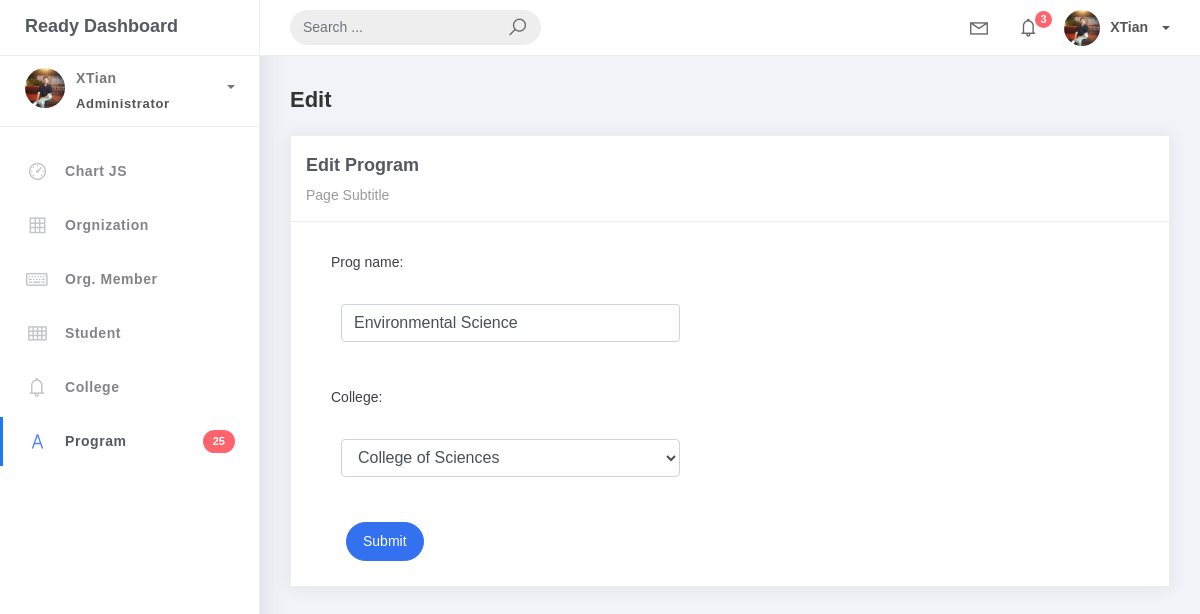
The page /program-list/6/ on the database as committed earlier.
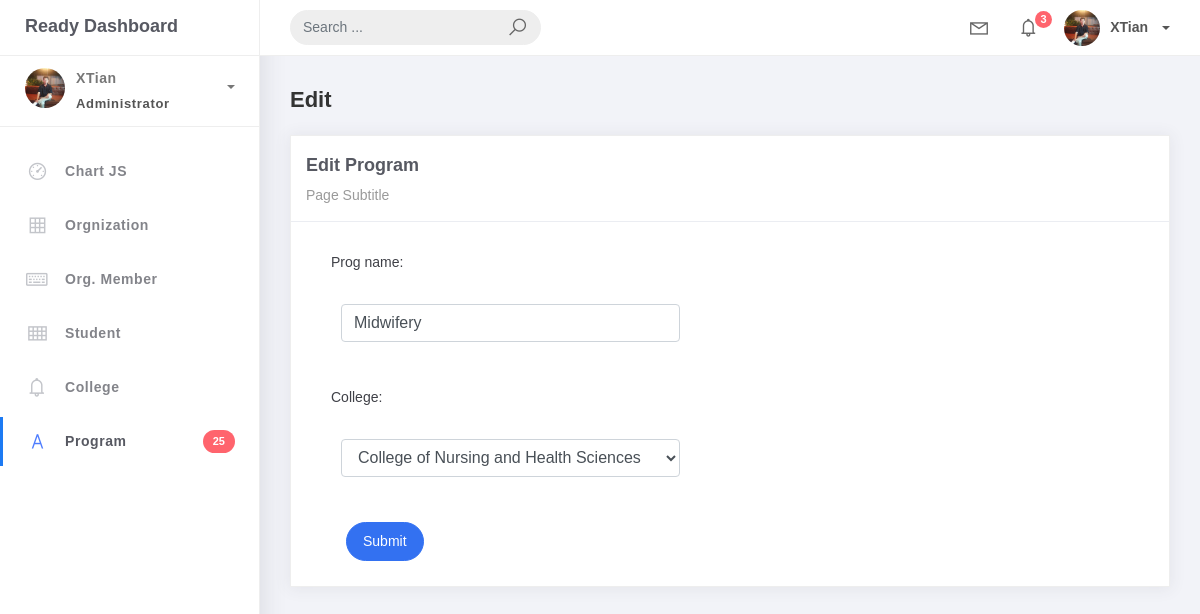
The same page on the database as committed later.
### studentorg/models.py (models this page shows, shortened)
class BaseModel (models.Model):
    created_at = models.DateTimeField (auto_now_add=True, db_index=True)
    update_at = models.DateTimeField (auto_now=True)
    class Meta:
        abstract = True

class Program (BaseModel):
    prog_name = models.CharField(max_length=150)
    college = models.ForeignKey(College, on_delete=models.CASCADE)

### studentorg/views.py (the view)
# urls.py: path('program-list/<pk>/', ProgramUpdateView.as_view(), name='program-update'),
class ProgramUpdateView(UpdateView):
    model = Program
    form_class = ProgramForm
    template_name = 'program_edit.html'
    success_url = reverse_lazy('program-list')

### studentorg/forms.py
class ProgramForm(ModelForm):
    class Meta:
        model = Program
        fields = "__all__"

### studentorg/models.py (called while the page is built)
    def __str__(self):
        return self.college_name

### templates/program_edit.html
{% extends 'base.html' %} {% load static %} {% block content %}
<div class="content">
    <div class="container-fluid">
        <h4 class="page-title">Edit</h4>
        <div class="row">
            <div class="col-md-12">
                <div class="card">
                    <div class="card-header">
                        <div class="card-title">Edit Program</div>
                        <div class="card-category">Page Subtitle</div>
                    </div>
                    <div class="col-md-6">
                        <div class="card-body">
                            <form class="" action="" method="post" novalidate>
                                {% csrf_token %} {% include 'includes/form.html' %}
                                <div class="form-group">
                                    <div class="col-md-12 col-sm-3">
                                        <button type="submit" class="btn btn-primary btn-rounded">Submit</button>
                                    </div>
                                </div>
                            </form>
                        </div>
                    </div>
                </div>
            </div>
        </div>
    </div>
</div>
{% endblock %}

### templates/includes/form.html (shortened to what this page needs)
{% load widget_tweaks %}
{% for field in form %}
<div class="field item form-group">
    <label>{{ field.label_tag }}</label>
    <div class="form-group">
        {% render_field field class="form-control" %}
    </div>
</div>
{% endfor %}

Rows that differ between the two databases and show on the page:
changed Program: prog_name "Environmental Science" → "Midwifery"; college "College of Sciences" → "College of Nursing and Health Sciences"
